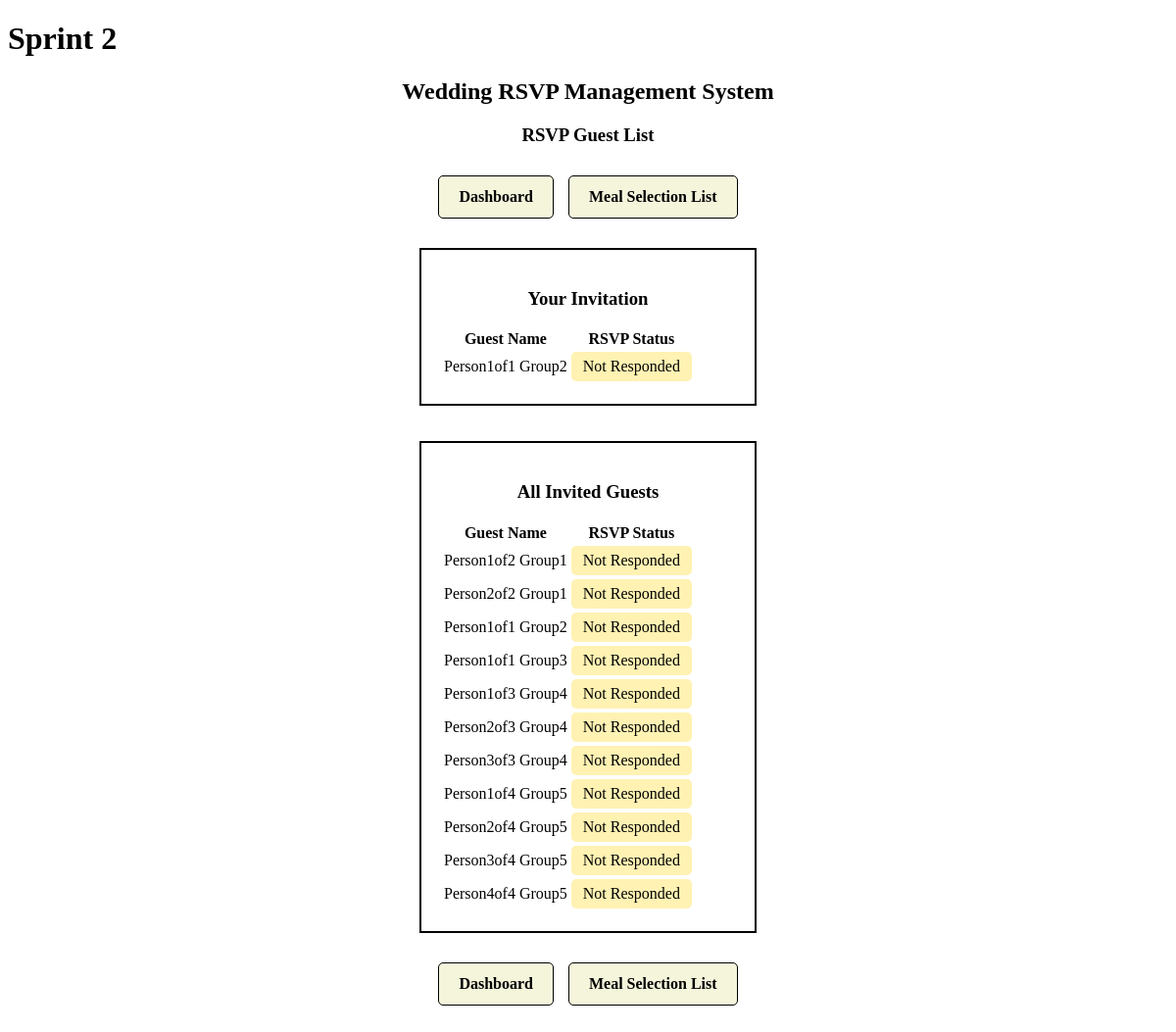
/rsvp_list/2, run on an earlier commit of the app's database.
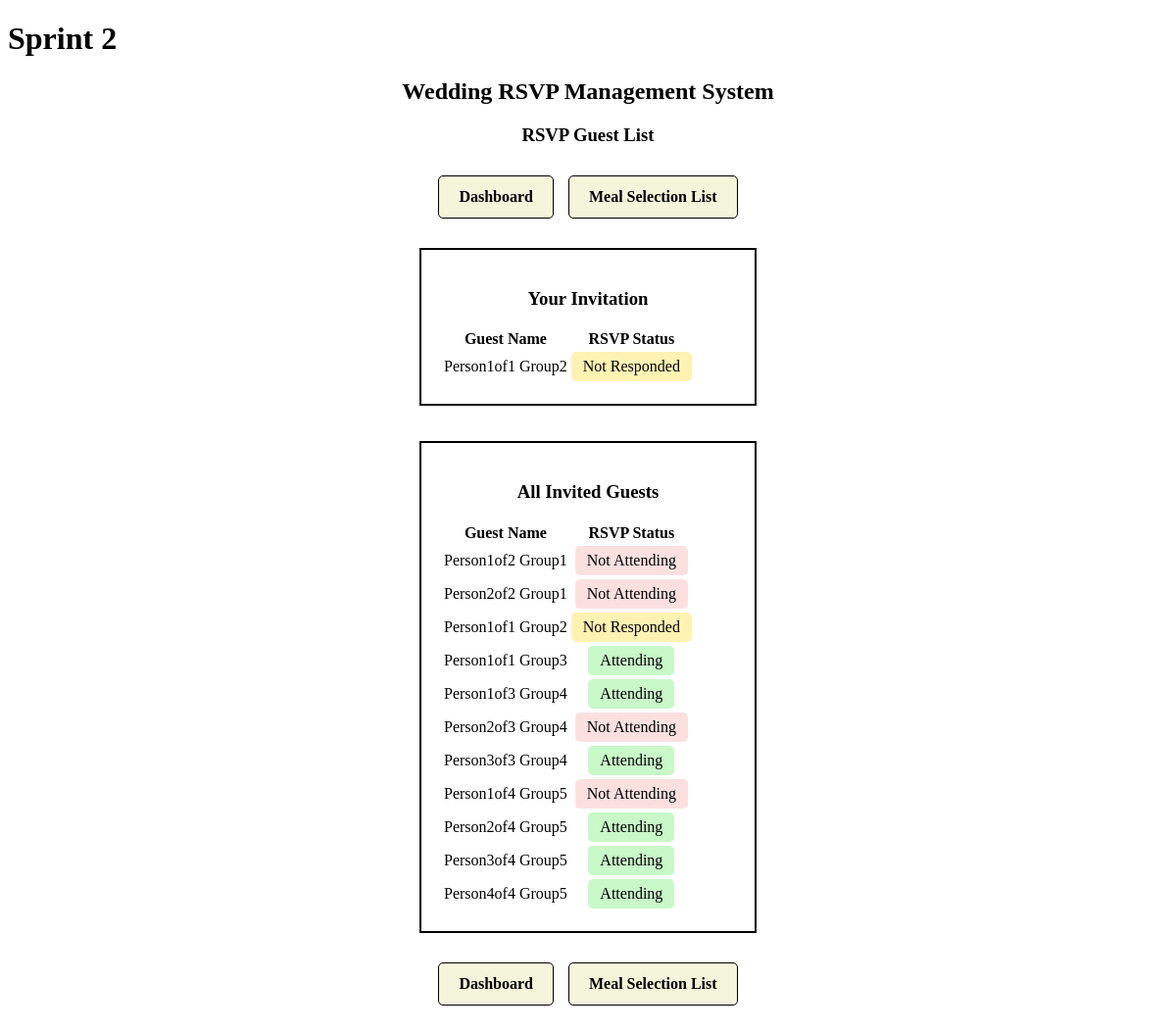
And on a later commit of the database.
### tables this page shows
CREATE TABLE "guests" (
    guest_id INTEGER PRIMARY KEY,
    invite_id INTEGER,
    first_name TEXT NOT NULL,
    last_name TEXT NOT NULL,
    rsvp_status TEXT DEFAULT 'Not Responded',
    FOREIGN KEY (invite_id) REFERENCES invites(invite_id)
);

### app.py (the view)
@app.route("/rsvp_list/<int:invite_id>")
def rsvp_list(invite_id):
    connection = sqlite3.connect(database)
    cursor = connection.cursor()
    cursor.execute(
        "SELECT first_name, last_name, rsvp_status FROM guests WHERE invite_id = ?",
        (invite_id,)
    )
    invitation_guests = cursor.fetchall()
    cursor.execute(
        "SELECT first_name, last_name, rsvp_status FROM guests"
    )
    all_guests = cursor.fetchall()
    connection.close()
    return render_template(
        "rsvp_list.html",
        invitation_guests=invitation_guests,
        all_guests=all_guests,
        invite_id=invite_id
    )

### templates/rsvp_list.html (shortened to what this page needs)
<!DOCTYPE html>
<html lang="en">
<head>
    <link rel="stylesheet" href="{{ url_for('static', filename='css/styles.css') }}">
</head>
<body>
    <h1>Sprint 2</h1>
    <h2>Wedding RSVP Management System</h2>
    <h3>RSVP Guest List</h3>
	<div class="nav">
		<a class="navButton" href="{{ url_for('dashboard', invite_id=invite_id) }}">
			Dashboard
		</a>
		<a class="navButton" href="{{ url_for('meal_list', invite_id=invite_id) }}">
			Meal Selection List
		</a>
	</div>
    <div class="form-box">
        <h3>Your Invitation</h3>
        <table class="guestTable">
            <tr>
                <th>Guest Name</th>
                <th>RSVP Status</th>
            </tr>
            {% for guest in invitation_guests %}
            <tr>
                <td>{{ guest[0] }} {{ guest[1] }}</td>
                <td>
                    <span class="rsvpStatus
                        {% if guest[2] == 'Attending' %}yes
                        {% elif guest[2] == 'Not Responded' %}wait
                        {% elif guest[2] == 'Not Attending' %}no
                        {% endif %}">
                        {{ guest[2] }}
                    </span>
                </td>
            </tr>
            {% endfor %}
        </table>
    </div>
    <br><br>
    <div class="form-box">
        <h3>All Invited Guests</h3>
        <table class="guestTable">
            <tr>
                <th>Guest Name</th>
                <th>RSVP Status</th>
            </tr>
            {% for guest in all_guests %}
            <tr>
                <td>{{ guest[0] }} {{ guest[1] }}</td>
                <td>
                    <span class="rsvpStatus
                        {% if guest[2] == 'Attending' %}yes
                        {% elif guest[2] == 'Not Responded' %}wait
                        {% elif guest[2] == 'Not Attending' %}no
                        {% endif %}">
                        {{ guest[2] }}
                    </span>
                </td>
            </tr>
            {% endfor %}
        </table>
    </div>
	<div class="nav">
		<a class="navButton" href="{{ url_for('dashboard', invite_id=invite_id) }}">
			Dashboard
		</a>
		<a class="navButton" href="{{ url_for('meal_list', invite_id=invite_id) }}">
			Meal Selection List
		</a>
	</div>
</body>
</html>

### static/css/styles.css (style rules this page uses)
.form-box { border: 2px solid black; width: 300px; padding: 20px; text-align: center; margin: 0 auto; }
h2, h3 { text-align: center; }
.nav { display: flex; justify-content: center; align-items: center; gap: 15px; margin: 30px 0; }
.navButton { display: inline-block; padding: 12px 20px; border-radius: 5px; border: 1px solid black; background-color: beige; color: black; text-decoration: none; cursor: pointer; font-weight: bold; }
.rsvpStatus { display: inline-block; padding: 6px 12px; border-radius: 5px; }
.rsvpStatus.yes { background-color: #c9f8c9; }
.rsvpStatus.wait { background-color: #fff2b3; }
.rsvpStatus.no { background-color: #fce0e0; }

What changed in the data, as far as the page shows it:
changed guests "Person1of2": rsvp_status "Not Responded" → "Not Attending"
changed guests "Person2of2": rsvp_status "Not Responded" → "Not Attending"
changed guests "Group3": rsvp_status "Not Responded" → "Attending"
changed guests "Person1of3": rsvp_status "Not Responded" → "Attending"
changed guests "Person2of3": rsvp_status "Not Responded" → "Not Attending"
changed guests "Person3of3": rsvp_status "Not Responded" → "Attending"
changed guests "Person1of4": rsvp_status "Not Responded" → "Not Attending"
changed guests "Person2of4": rsvp_status "Not Responded" → "Attending"
changed guests "Person3of4": rsvp_status "Not Responded" → "Attending"
changed guests "Person4of4": rsvp_status "Not Responded" → "Attending"
